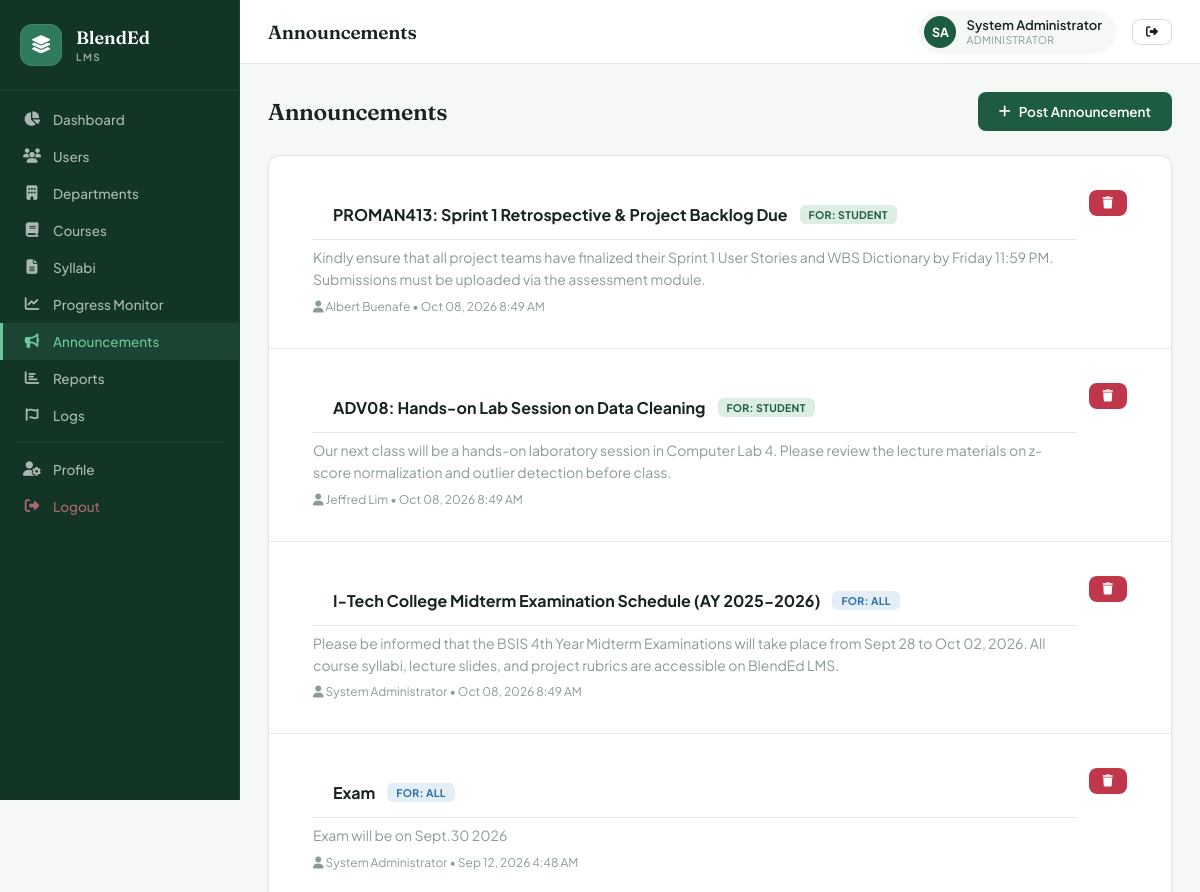
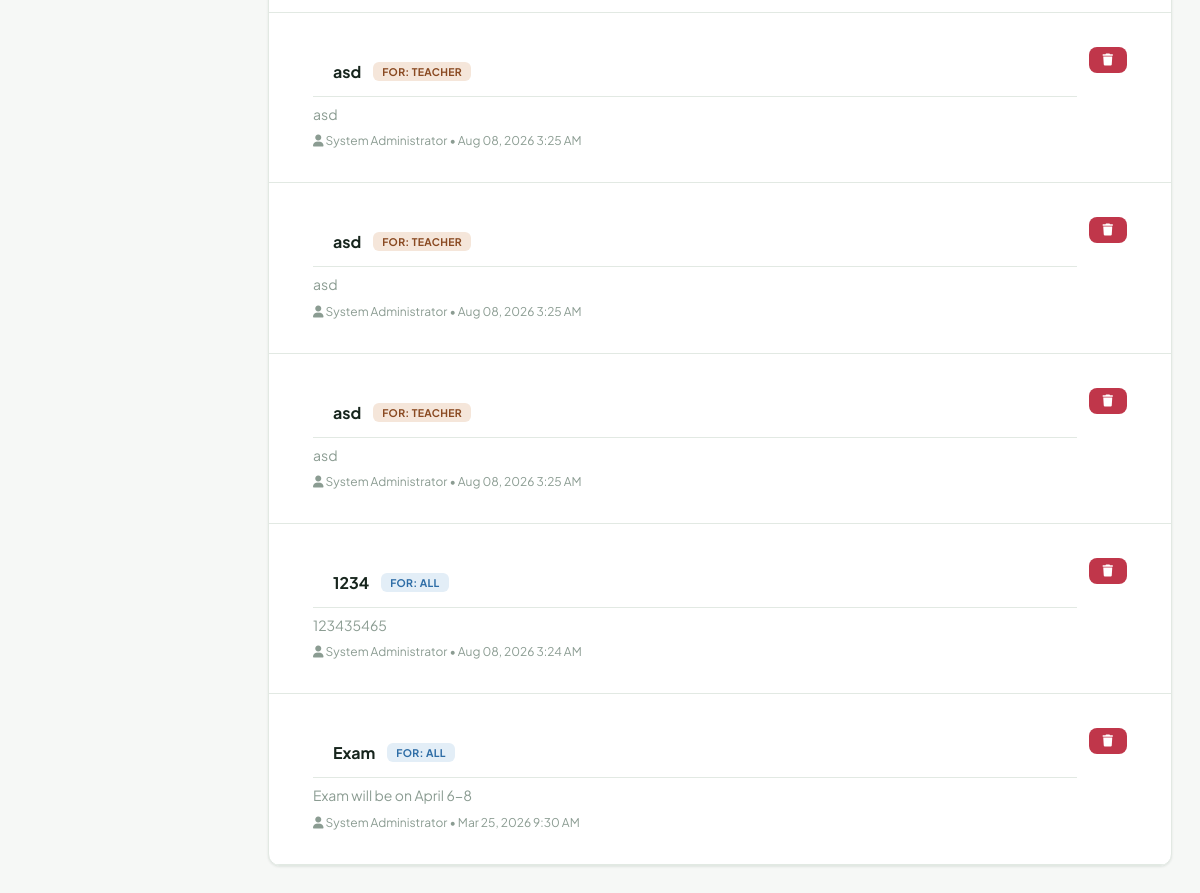
The page /admin/announcements.php (signed in) on the database its author committed (2 pictures, top to bottom).
### tables this page shows
CREATE TABLE `announcements` (
  `id` int NOT NULL AUTO_INCREMENT,
  `author_id` int NOT NULL,
  `syllabus_id` int DEFAULT NULL,
  `title` varchar(200) NOT NULL,
  `content` text NOT NULL,
  `target_role` enum('all','teacher','student') DEFAULT 'all',
  `created_at` timestamp NOT NULL DEFAULT CURRENT_TIMESTAMP,
  PRIMARY KEY (`id`),
  KEY `author_id` (`author_id`),
  KEY `syllabus_id` (`syllabus_id`),
  CONSTRAINT `announcements_ibfk_1` FOREIGN KEY (`author_id`) REFERENCES `users` (`id`) ON DELETE CASCADE,
  CONSTRAINT `announcements_ibfk_2` FOREIGN KEY (`syllabus_id`) REFERENCES `syllabi` (`id`) ON DELETE SET NULL
);

CREATE TABLE `users` (
  `id` int NOT NULL AUTO_INCREMENT,
  `username` varchar(50) NOT NULL,
  `password` varchar(255) NOT NULL,
  `full_name` varchar(100) NOT NULL,
  `email` varchar(100) NOT NULL,
  `role` enum('admin','teacher','student') NOT NULL,
  `profile_pic` varchar(255) DEFAULT NULL,
  `status` enum('active','inactive') DEFAULT 'active',
  `created_at` timestamp NOT NULL DEFAULT CURRENT_TIMESTAMP,
  `updated_at` timestamp NOT NULL DEFAULT CURRENT_TIMESTAMP ON UPDATE CURRENT_TIMESTAMP,
  PRIMARY KEY (`id`),
  UNIQUE KEY `username` (`username`),
  UNIQUE KEY `email` (`email`)
);

### admin/announcements.php (the view, shortened to what this page needs)
<?php
require_once '../includes/config.php';
$anns = $conn->query("SELECT a.*,u.full_name FROM announcements a JOIN users u ON a.author_id=u.id ORDER BY a.created_at DESC");
?>
<?php require_once '../includes/header.php'; ?>
<div class="app-layout">
<?php require_once '../includes/sidebar.php'; ?>
<div class="main-content">
<?php require_once '../includes/topbar.php'; ?>
<div class="page-content">
<div class="page-header">
    <div class="page-header-left"><h2>Announcements</h2></div>
    <button class="btn btn-primary" onclick="openModal('annModal')"><i class="fas fa-plus"></i> Post Announcement</button>
</div>
<div class="card"><div class="card-body" style="padding:0">
<?php while($a=$anns->fetch_assoc()):
    $tc=['all'=>'badge-blue','teacher'=>'badge-orange','student'=>'badge-green']; ?>
<div style="padding:20px 24px;border-bottom:1px solid var(--border)">
    <div style="display:flex;align-items:flex-start;justify-content:space-between;gap:16px">
        <div style="flex:1">
            <div style="display:flex;align-items:center;gap:10px;margin-bottom:6px">
                <strong style="font-size:16px"><?= htmlspecialchars($a['title']) ?></strong>
                <span class="badge <?= $tc[$a['target_role']] ?>">For: <?= $a['target_role'] ?></span>
            </div>
            <p style="color:var(--text3);font-size:14px;line-height:1.6"><?= nl2br(htmlspecialchars($a['content'])) ?></p>
            <p style="font-size:12px;color:var(--text3);margin-top:8px"><i class="fas fa-user"></i> <?= htmlspecialchars($a['full_name']) ?> &bull; <?= date('M d, Y g:i A', strtotime($a['created_at'])) ?></p>
        </div>
        <form method="POST" onsubmit="return confirm('Delete?')">
            <button class="btn btn-danger btn-sm"><i class="fas fa-trash"></i></button>
        </form>
    </div>
</div>
<?php endwhile; ?>
</div></div>
</div></div></div>
</body></html>

### assets/css/style.css (style rules this page uses)
:root { --primary: #1E5C42; --primary-dark: #123526; --primary-mid: #2F7A5A; --primary-light: #DCEEE3; --accent: #C1774A; --accent-tint: #F5E6DA; --bg: #F6F8F6; --bg2: #EEF3EF; --white: #FFFFFF; --text: #17251D; --text2: #4C5D53; --text3: #8B9C92; --border: #E2E9E3; --border2: #D2DED6; --ease: cubic-bezier(.4,0,.2,1); --ease-out: cubic-bezier(0,0,.2,1); --shadow-xs: 0 1px 2px rgba(18,53,38,.05); --shadow-sm: 0 1px 3px rgba(18,53,38,.06), 0 1px 2px rgba(18,53,38,.04); --shadow-md: 0 4px 12px rgba(18,53,38,.08); --shadow-lg: 0 12px 32px rgba(18,53,38,.12); --radius-sm: 8px; --radius: 12px; --radius-lg: 16px; --sidebar-w: 240px; --header-h: 64px; --font: 'Plus Jakarta Sans', sans-serif; --font-display: 'Fraunces', serif; --danger: #C0364A; --danger-tint: #FBE4E7; --warning: #B67A2E; --warning-tint: #FBF0DE; --info: #2E6DA6; --info-tint: #E3EEF7; --success: #1E5C42; --success-tint: #DCEEE3; --shadow: var(--shadow-sm); --shadow2: var(--shadow-lg); }
*, *::before, *::after { box-sizing: border-box; margin: 0; padding: 0; }
html { scroll-behavior: smooth; }
body { font-family: var(--font); background: var(--bg); color: var(--text); min-height: 100vh; -webkit-font-smoothing: antialiased; }
.btn { display: inline-flex; align-items: center; gap: 8px; padding: 10px 20px; border-radius: var(--radius-sm); font-family: var(--font); font-weight: 600; font-size: 13.5px; cursor: pointer; border: 1.5px solid transparent; transition: background-color .15s var(--ease), border-color .15s var(--ease), transform .1s var(--ease), box-shadow .15s var(--ease); text-decoration: none; }
.btn-primary { background: var(--primary); color: white; }
.btn-danger { background: var(--danger); color: white; }
.btn-sm { padding: 6px 13px; font-size: 12px; }
.app-layout { display: flex; min-height: 100vh; width: 100%; }
.main-content { margin-left: var(--sidebar-w); flex: 1; display: flex; flex-direction: column; min-width: 0; }
.page-content { padding: 28px; flex: 1; width: 100%; max-width: 1440px; margin: 0 auto; }
.card { background: var(--white); border-radius: var(--radius); box-shadow: var(--shadow-sm); border: 1px solid var(--border); overflow: hidden; width: 100%; }
.card-body { padding: 22px; }
.card-body div[style*="display:flex"] { gap: 12px !important; padding: 14px 20px !important; border-bottom: 1px solid var(--border) !important; }
.card-body div[style*="display:flex"]:last-child { border-bottom: none !important; }
.card-body div[style*="display:flex"] > div[style*="flex:1"] { min-width: 0 !important; }
.badge { display: inline-flex; align-items: center; gap: 4px; padding: 3px 9px; border-radius: 6px; font-size: 10.5px; font-weight: 700; letter-spacing: .3px; text-transform: uppercase; white-space: nowrap; }
.badge-green { background: var(--success-tint); color: var(--primary); }
.badge-orange { background: var(--accent-tint); color: #8A4A22; }
.badge-blue { background: var(--info-tint); color: var(--info); }
.page-header { display: flex; align-items: center; justify-content: space-between; margin-bottom: 24px; gap: 16px; }
.page-header-left h2 { font-family: var(--font-display); font-size: 23px; font-weight: 600; color: var(--text); letter-spacing: -.3px; }

### rows shown on the page
announcements: title "PROMAN413: Sprint 1 Retrospective & Project Backlog Due", target_role "STUDENT", content "Kindly ensure that all project teams have finalized their Sprint 1 User Stories and WBS Dictionary by Friday 11:59 PM. Submissions must be uploaded via the assessment module.", author.full_name "Albert Buenafe", created_at "Oct 08, 2026 8:49 AM"
announcements: title "ADV08: Hands-on Lab Session on Data Cleaning", target_role "STUDENT", content "Our next class will be a hands-on laboratory session in Computer Lab 4. Please review the lecture materials on z-score normalization and outlier detection before class.", author.full_name "Jeffred Lim", created_at "Oct 08, 2026 8:49 AM"
announcements: title "I-Tech College Midterm Examination Schedule (AY 2025-2026)", target_role "ALL", content "Please be informed that the BSIS 4th Year Midterm Examinations will take place from Sept 28 to Oct 02, 2026. All course syllabi, lecture slides, and project rubrics are accessible on BlendEd LMS.", author.full_name "System Administrator", created_at "Oct 08, 2026 8:49 AM"
announcements: title "Exam", target_role "ALL", content "Exam will be on Sept.30 2026", author.full_name "System Administrator", created_at "Sep 12, 2026 4:48 AM"
announcements: title "asd", target_role "TEACHER", content "asd", author.full_name "System Administrator", created_at "Aug 08, 2026 3:25 AM"
announcements: title "asd", target_role "TEACHER", content "asd", author.full_name "System Administrator", created_at "Aug 08, 2026 3:25 AM"
announcements: title "asd", target_role "TEACHER", content "asd", author.full_name "System Administrator", created_at "Aug 08, 2026 3:25 AM"
announcements: title "1234", target_role "ALL", content "123435465", author.full_name "System Administrator", created_at "Aug 08, 2026 3:24 AM"
announcements: title "Exam", target_role "ALL", content "Exam will be on April 6-8", author.full_name "System Administrator", created_at "Mar 25, 2026 9:30 AM"

### other values the page prints
$pageTitle "Announcements"
$initials "SA"
$_SESSION['full_name'] "System Administrator"
$roleLabel[$r] "ADMINISTRATOR"
